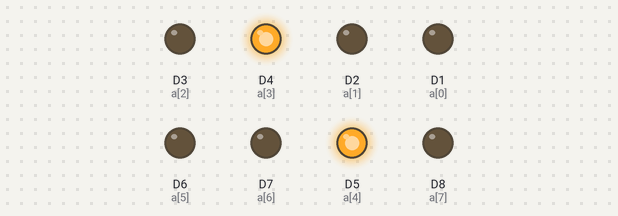
A sketch run on a simulated ESP8266 (NodeMCU). Parts: output pins drawn as LEDs (lit = HIGH).

Above: at 0.5 s.
At 2.5 s:
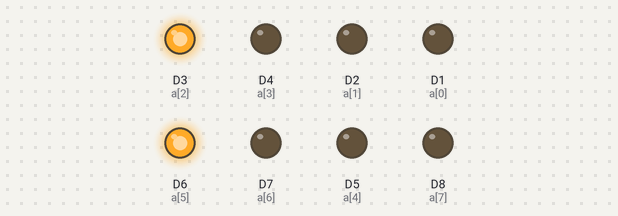
At 4.5 s:
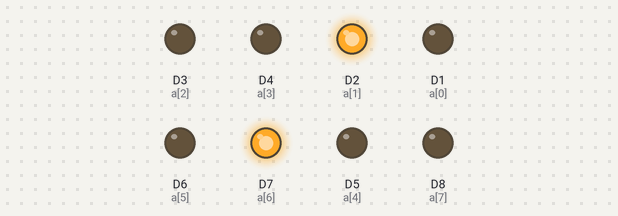
At 6.5 s:
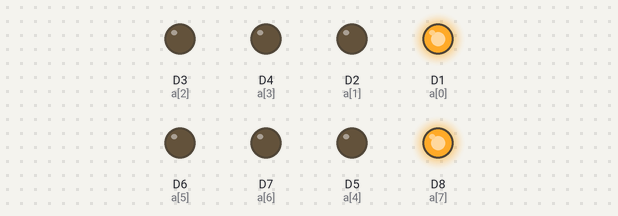
At 9.5 s:
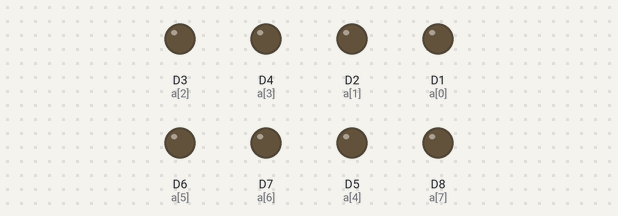
Timing chart, 0 to 10.4 s (numbered marks = the images above):
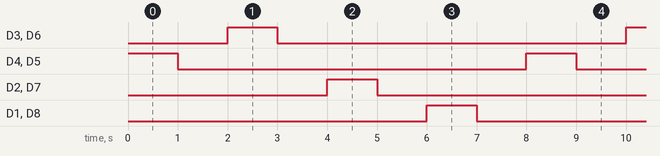

The sketch:

LED_blinking_.ino
```cpp
int a[8]={D1,D2,D3,D4,D5,D6,D7,D8};


int i=0,j=0;
void setup() {
  // put your setup code here, to run once:
  pinMode(D1,OUTPUT);
  pinMode(D2,OUTPUT);
  pinMode(D3,OUTPUT);
  pinMode(D4,OUTPUT);
  pinMode(D5,OUTPUT);
  pinMode(D6,OUTPUT);
  pinMode(D7,OUTPUT);
  pinMode(D8,OUTPUT);
  }

void loop() {
  // put your main code here, to run repeatedly:
  for(i=3,j=4;i>=0,j<=7;i--,j++)
  {
    digitalWrite(a[i],HIGH);
    digitalWrite(a[j],HIGH);
    delay(1000);
    digitalWrite(a[i],LOW);
    digitalWrite(a[j],LOW);
    delay(1000);
  }
}
```

Measured:
- by itself, D3 (a[2]), D4 (a[3]), D2 (a[1]), D1 (a[0]), D6 (a[5]), D7 (a[6]), D5 (a[4]), D8 (a[7]): alternates HIGH for 1.0 s and LOW for 7.0 s
- by itself, everything shown: repeats every 8.0 s, in 8 steps
